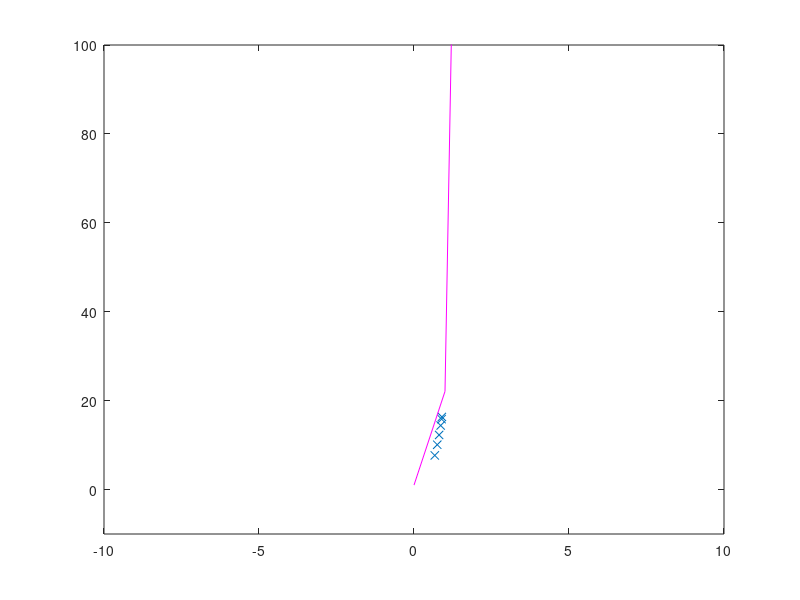

Write MATLAB code to recreate this figure.

%Ejercicio 1:
x=[90,86,67,89,81,75]';
y=[62,45,40,55,64,53]';

%a:
%Si, ya que, como podemos apreciar, a mayor x, mayor suele ser su y.

%b:
%Ajuste metodo de la pseudoinversa, para cualquier numero de entradas
A=[x,ones(size(x))];
coefs=pinv(A)*y;   %Sacamos los coeficientes necesarios.
%Mostramos los resultados.
xr=[40:100];
yr=coefs(1)*xr+coefs(2);
plot(x,y,'r+');hold on;
plot(xr,yr,'b-');hold on;
axis([40 95 30 95]);

%c:
x=[90,86,89,81,75]';
y=[62,45,55,64,53]';
A=[x,ones(size(x))];
coefs1=inv(A'*A)*A'*y;   %Sacamos los coeficientes necesarios.
%Mostramos los resultados.
xr=[30:100];
yr=coefs1(1)*xr+coefs1(2);
plot(x,y,'k+');hold on;
axis([40 95 30 95]);
plot(xr,yr,'m-');hold on;
%Conclusion: La diferencia entre los coeficientes es grandes, esto se debe
%a que el dato mas extremo (67,40) ha sido eliminado y,como podemos ver en
%el resultado grafico, la recta del ajuste varia muchisimo

%d: 
%Para el caso a:
y1=coefs(1)*88+coefs(2);
plot(88,y1,'go');hold on;
%Para el caso b:
y2=coefs1(1)*88+coefs1(2);
plot(88,y2,'go');hold off;

%e: Podemos asegurar que los puntos X con menor error seran aquellos sobre
%los que hicimos nuestra regresion lineal.

%f:
x=[90,86,67,89,81,75]';
y=[62,45,40,55,64,53]';
plot(x,y,'x');hold on;
axis([40 95 30 95]);
A=[x.^2,x,ones(size(x))];
coefs=inv(A'*A)*A'*y;
xr=60:0.01:100;
yr=coefs(1)*xr.^2+coefs(2)*xr+coefs(3);
plot(xr,yr,'r-');hold off;

%g:
x=[90,86,67,89,81,75]';
y=[62,45,40,55,64,53]';
plot(x,y,'x');hold on;
axis([40 95 30 95]);
A=[x.^3,x.^2,x,ones(size(x))];
coefs=pinv(A)*y;
xr=60:0.01:100;
yr=coefs(1)*xr.^3+coefs(2)*xr.^2+coefs(3)*xr+coefs(4);
plot(xr,yr,'m-');hold off;

%h:
x=[90,86,67,89,81,75]';
y=[62,45,40,55,64,53]';
y=1./(y.*y);
ys=log(y);
A=[x,ones(size(x))];
coefs=inv(A'*A)*A'*ys;
B=coefs(1);
A=exp(coefs(2));
xr=[60:100];
yr=A*exp(B*xr);
plot(x,y,'x');hold on;
plot(xr,yr,'m-');hold off;

%i:
x=[90,86,67,89,81,75]';
y=[62,45,40,55,64,53]';
x=x/100;
y=3*x.*exp(2*x);
ys=log(y./x);
A=[x,ones(size(x))];
coefs=inv(A'*A)*A'*ys;
A=coefs(1);
B=exp(coefs(2));
xr=0:100;
yr=A*xr+exp(B*xr);
plot(x,y,'x');hold on;
axis([-10 10 -10 100]);
plot(xr,yr,'m-');hold off;
%En este modelo, efectivamente C=3 y A=2. 
